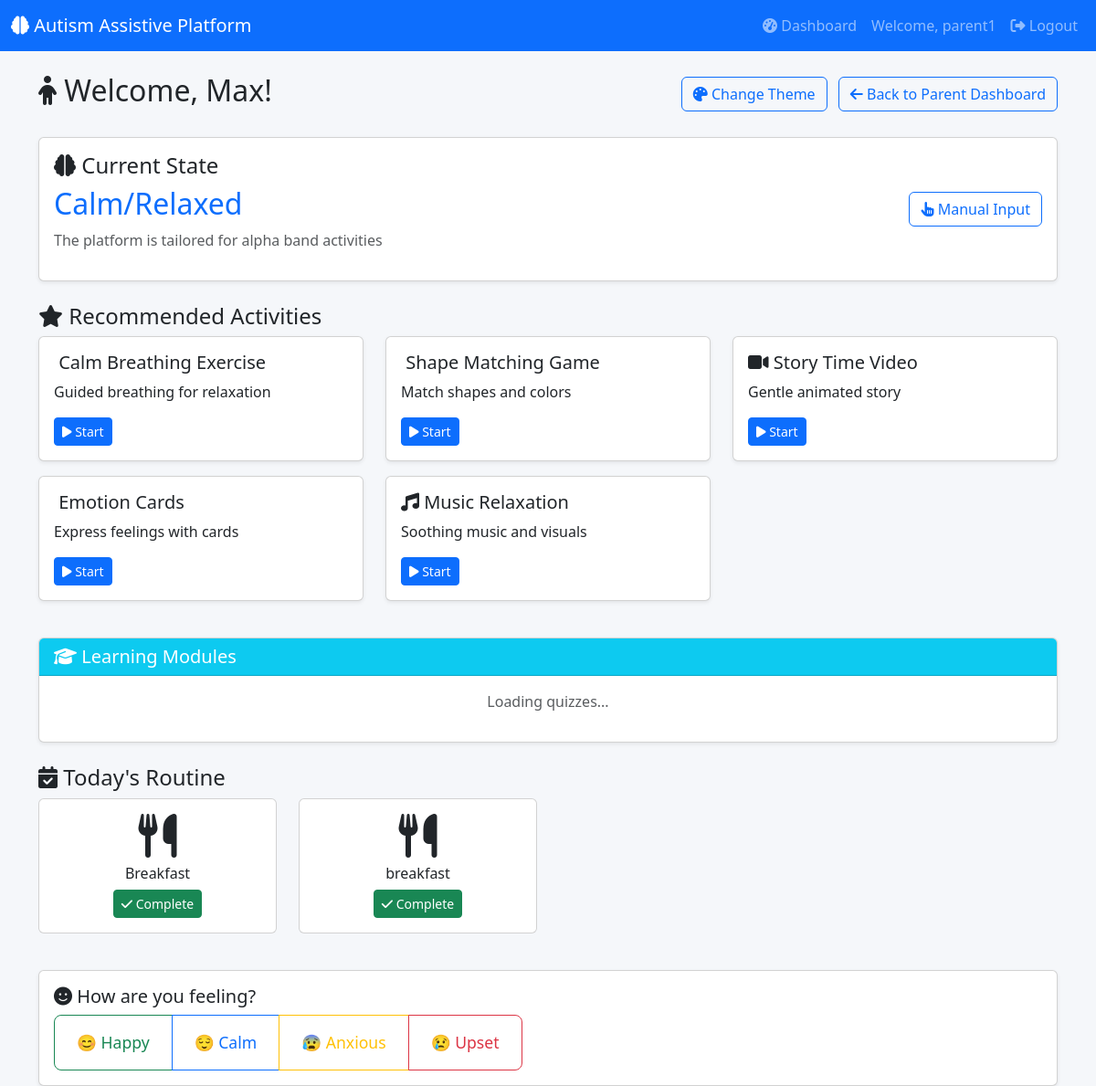
/child/dashboard/1 (signed in), run on the app's committed database.
### app/models.py (models this page shows, shortened)
class User(UserMixin, db.Model):
    __tablename__ = 'users'
    id = db.Column(db.Integer, primary_key=True)
    username = db.Column(db.String(80), unique=True, nullable=False)
    email = db.Column(db.String(120), unique=True, nullable=False)
    password_hash = db.Column(db.String(255), nullable=False)
    role = db.Column(db.String(20), nullable=False, default='parent')  # parent or child
    created_at = db.Column(db.DateTime, default=datetime.utcnow)
    children = db.relationship('Child', backref='parent', lazy=True, foreign_keys='Child.parent_id')

class Child(db.Model):
    __tablename__ = 'children'
    id = db.Column(db.Integer, primary_key=True)
    name = db.Column(db.String(100), nullable=False)
    age = db.Column(db.Integer)
    parent_id = db.Column(db.Integer, db.ForeignKey('users.id'), nullable=False)
    eeg_enabled = db.Column(db.Boolean, default=False)
    current_state = db.Column(db.String(20), default='alpha')  # delta, theta, alpha, beta, gamma
    theme_preference = db.Column(db.String(50), default='mountain')
    created_at = db.Column(db.DateTime, default=datetime.utcnow)
    brain_states = db.relationship('BrainState', backref='child', lazy=True, cascade='all, delete-orphan')
    routines = db.relationship('Routine', backref='child', lazy=True, cascade='all, delete-orphan')
    mood_logs = db.relationship('MoodLog', backref='child', lazy=True, cascade='all, delete-orphan')
    activities = db.relationship('ActivityLog', backref='child', lazy=True, cascade='all, delete-orphan')

class BrainState(db.Model):
    __tablename__ = 'brain_states'
    id = db.Column(db.Integer, primary_key=True)
    child_id = db.Column(db.Integer, db.ForeignKey('children.id'), nullable=False)
    state = db.Column(db.String(20), nullable=False)  # delta, theta, alpha, beta, gamma
    frequency = db.Column(db.Float)  # Hz
    source = db.Column(db.String(20), nullable=False)  # 'eeg' or 'manual'
    timestamp = db.Column(db.DateTime, default=datetime.utcnow)

class Content(db.Model):
    __tablename__ = 'content'
    id = db.Column(db.Integer, primary_key=True)
    title = db.Column(db.String(200), nullable=False)
    content_type = db.Column(db.String(50), nullable=False)  # game, video, exercise, communication
    description = db.Column(db.Text)
    suitable_states = db.Column(db.String(200))  # comma-separated: delta,theta,alpha
    difficulty_level = db.Column(db.Integer, default=1)  # 1-5
    content_url = db.Column(db.String(500))
    thumbnail = db.Column(db.String(500))
    created_at = db.Column(db.DateTime, default=datetime.utcnow)

class Routine(db.Model):
    __tablename__ = 'routines'
    id = db.Column(db.Integer, primary_key=True)
    child_id = db.Column(db.Integer, db.ForeignKey('children.id'), nullable=False)
    title = db.Column(db.String(200), nullable=False)
    description = db.Column(db.Text)
    time_slot = db.Column(db.String(50))  # morning, afternoon, evening
    icon = db.Column(db.String(100))  # icon name or path
    is_completed = db.Column(db.Boolean, default=False)
    created_at = db.Column(db.DateTime, default=datetime.utcnow)

### app/child_dashboard/routes.py (the view)
@child_bp.route('/dashboard/<int:child_id>')
@login_required
def dashboard(child_id):
    child = Child.query.get_or_404(child_id)
    if child.parent_id != current_user.id:
        return "Unauthorized", 403
    latest_state = BrainState.query.filter_by(child_id=child_id)\
        .order_by(BrainState.timestamp.desc()).first()
    current_state = latest_state.state if latest_state else 'alpha'
    content = Content.query.filter(
        Content.suitable_states.contains(current_state)
    ).limit(6).all()
    routines = Routine.query.filter_by(child_id=child_id).all()
    return render_template('child/dashboard.html',
                         child=child,
                         current_state=current_state,
                         content=content,
                         routines=routines,
                         brain_states=Config.BRAIN_STATES)

### app/models.py (called while the page is built)
@login_manager.user_loader
def load_user(user_id):
    return User.query.get(int(user_id))

### app/templates/child/dashboard.html (shortened to what this page needs)
{% extends "base.html" %}
{% block content %}
<div class="row">
    <div class="col-12">
        <div class="d-flex justify-content-between align-items-center mb-4">
            <h2><i class="fas fa-child"></i> Welcome, {{ child.name }}!</h2>
            <div>
                <button class="btn btn-outline-primary me-2" data-bs-toggle="modal" data-bs-target="#themeModal">
                    <i class="fas fa-palette"></i> Change Theme
                </button>
                <a href="{{ url_for('parent.dashboard') }}" class="btn btn-outline-primary">
                    <i class="fas fa-arrow-left"></i> Back to Parent Dashboard
                </a>
            </div>
        </div>
    </div>
</div>
<div class="row mb-4">
    <div class="col-12">
        <div class="card shadow-sm" id="brain-state-card" data-color="{{ brain_states[current_state]['color'] }}">
            <div class="card-body">
                <div class="row align-items-center">
                    <div class="col-md-6">
                        <h4><i class="fas fa-brain"></i> Current State</h4>
                        <h2 class="text-primary" id="current-state-label">
                            {{ brain_states[current_state]['label'] }}
                        </h2>
                        <p class="text-muted" id="state-description">
                            The platform is tailored for {{ current_state }} band activities
                        </p>
                    </div>
                    <div class="col-md-6 text-end">
                        <div class="btn-group" role="group">
                            {% if child.eeg_enabled %}
                                <span class="badge bg-success p-3">
                                    <i class="fas fa-wifi"></i> EEG Connected
                                </span>
                            {% else %}
                                <button class="btn btn-outline-primary" data-bs-toggle="modal" data-bs-target="#manualInputModal">
                                    <i class="fas fa-hand-pointer"></i> Manual Input
                                </button>
                            {% endif %}
                        </div>
                    </div>
                </div>
            </div>
        </div>
    </div>
</div>
<div class="row mb-4">
    <div class="col-12">
        <h4><i class="fas fa-star"></i> Recommended Activities</h4>
    </div>
    <div class="col-12" id="content-container">
        <div class="row">
            {% for item in content %}
            <div class="col-md-4 mb-3">
                <div class="card h-100 shadow-sm activity-card">
                    <div class="card-body">
                        <h5 class="card-title">
                            <i class="fas fa-{{ item.content_type }}"></i> {{ item.title }}
                        </h5>
                        <p class="card-text">{{ item.description }}</p>
                        <button class="btn btn-primary btn-sm"
                                data-activity-id="{{ item.id }}"
                                data-activity-name="{{ item.title }}"
                                data-activity-type="{{ item.content_type }}"
                                onclick="startActivity(this)">
                            <i class="fas fa-play"></i> Start
                        </button>
                    </div>
                </div>
            </div>
            {% endfor %}
        </div>
    </div>
</div>
<div class="card shadow-sm mb-4">
    <div class="card-header bg-info text-white">
        <h5 class="mb-0"><i class="fas fa-graduation-cap"></i> Learning Modules</h5>
    </div>
    <div class="card-body">
        <div class="row" id="quizContainer">
            <div class="col-12 text-center">
                <p class="text-muted">Loading quizzes...</p>
            </div>
        </div>
    </div>
</div>
<div class="row mb-4">
    <div class="col-12">
        <h4><i class="fas fa-calendar-check"></i> Today's Routine</h4>
    </div>
    {% for routine in routines %}
    <div class="col-md-3 mb-3">
        <div class="card text-center routine-card {% if routine.is_completed %}completed{% endif %}">
            <div class="card-body">
                <i class="fas fa-{{ routine.icon }} fa-3x mb-2"></i>
                <h6>{{ routine.title }}</h6>
                <button class="btn btn-sm btn-success"
                        data-routine-id="{{ routine.id }}"
                        onclick="completeRoutine(this)">
                    <i class="fas fa-check"></i> Complete
                </button>
            </div>
        </div>
    </div>
    {% endfor %}
</div>
<div class="row">
    <div class="col-12">
        <div class="card shadow-sm">
            <div class="card-body">
                <h5><i class="fas fa-smile"></i> How are you feeling?</h5>
                <div class="btn-group btn-group-lg" role="group">
                    <button class="btn btn-outline-success" onclick="logMood('happy')">
                        😊 Happy
                    </button>
                    <button class="btn btn-outline-primary" onclick="logMood('calm')">
                        😌 Calm
                    </button>
                    <button class="btn btn-outline-warning" onclick="logMood('anxious')">
                        😰 Anxious
                    </button>
                    <button class="btn btn-outline-danger" onclick="logMood('upset')">
                        😢 Upset
                    </button>
                </div>
            </div>
        </div>
    </div>
</div>
{% endblock %}

### app/templates/base.html (shortened to what this page needs)
<!DOCTYPE html>
<html lang="en">
<head>
    <link href="https://cdn.jsdelivr.net/npm/bootstrap@5.3.0/dist/css/bootstrap.min.css" rel="stylesheet">
    <link rel="stylesheet" href="https://cdnjs.cloudflare.com/ajax/libs/font-awesome/6.4.0/css/all.min.css">
    <link rel="stylesheet" href="{{ url_for('static', filename='css/style.css') }}">
</head>
<body>
    <nav class="navbar navbar-expand-lg navbar-dark bg-primary">
        <div class="container-fluid">
            <a class="navbar-brand" href="/">
                <i class="fas fa-brain"></i> Autism Assistive Platform
            </a>
            <div class="collapse navbar-collapse" id="navbarNav">
                <ul class="navbar-nav ms-auto">
                    {% if current_user.is_authenticated %}
                        <li class="nav-item">
                            <a class="nav-link" href="{{ url_for('parent.dashboard') }}">
                                <i class="fas fa-tachometer-alt"></i> Dashboard
                            </a>
                        </li>
                        <li class="nav-item">
                            <span class="nav-link">Welcome, {{ current_user.username }}</span>
                        </li>
                        <li class="nav-item">
                            <a class="nav-link" href="{{ url_for('auth.logout') }}">
                                <i class="fas fa-sign-out-alt"></i> Logout
                            </a>
                        </li>
                    {% endif %}
                </ul>
            </div>
        </div>
    </nav>
    <div class="container mt-4">
        {% block content %}{% endblock %}
    </div>
</body>
</html>

### app/static/css/style.css (style rules this page uses)
:root { --primary-color: #4CAF50; --secondary-color: #2196F3; --danger-color: #f44336; --warning-color: #ff9800; --info-color: #00bcd4; }
body { font-family: 'Segoe UI', Tahoma, Geneva, Verdana, sans-serif; background-color: #f5f7fa; }
.activity-card { transition: all 0.3s ease; cursor: pointer; }
.routine-card { transition: all 0.2s; }
#brain-state-card { transition: all 0.5s ease; }
.btn-group-lg > .btn { padding: 1rem 1.5rem; font-size: 1.1rem; }

### app/templates/child/dashboard.html (style rules this page uses)
.activity-card { transition: transform 0.3s ease, box-shadow 0.3s ease; }
.routine-card { transition: all 0.3s ease; }

### data on the page
User: username "parent1"
Child: name "Max"
BrainState: state "Calm/Relaxed", state "alpha"
Content: title "Calm Breathing Exercise", description "Guided breathing for relaxation"
Content: title "Shape Matching Game", description "Match shapes and colors"
Content: title "Story Time Video", description "Gentle animated story"
Content: title "Emotion Cards", description "Express feelings with cards"
Content: title "Music Relaxation", description "Soothing music and visuals"
Routine: title "Breakfast"
Routine: title "breakfast"
